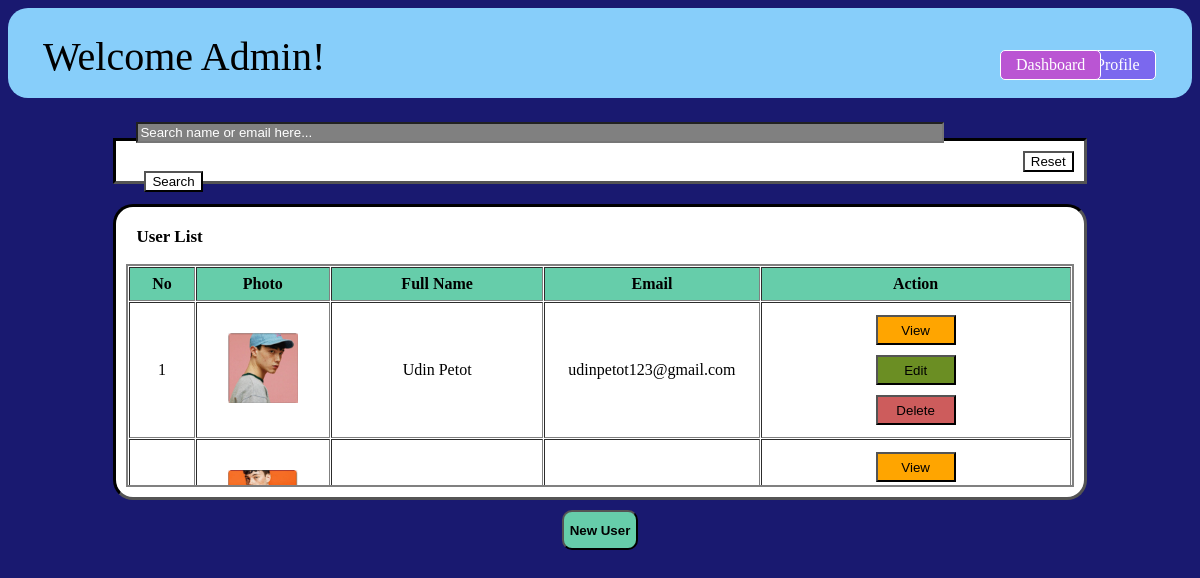
/home.php (signed in), run on the app's committed database.
### tables this page shows
CREATE TABLE `users` (
  `id` varchar(10) NOT NULL,
  `Photo` varchar(255) NOT NULL,
  `first_name` varchar(50) NOT NULL,
  `last_name` varchar(50) NOT NULL,
  `email` varchar(100) NOT NULL,
  `password` char(100) NOT NULL,
  `bio` text NOT NULL,
  `role` varchar(10) NOT NULL
);

### database/database.php (called while the page is built, shortened)
<?php
function connectToDB(){
    $db_server = "localhost";
    $db_user = "root";
    $db_pass = "";
    $db_name = "attendancedb";
    $db_SourceName = "mysql:host=" . $db_server . ";dbname=" . $db_name;
    try{
        $conn = new PDO($db_SourceName, $db_user, $db_pass);
        return $conn;
    }
    catch(PDOException $e) {
        echo "Can't connect to database!<br>";
    }
}
function getData(){
    $conn = connectToDB();
    $stmt = $conn->prepare("SELECT * FROM users");
    $stmt->execute();
    $result = $stmt->fetchAll(PDO::FETCH_ASSOC);
    return $result;
}
?>

### home.php (the view, shortened to what this page needs)
<?php
include("database/database.php");
if(isset($_POST["search"])){
    if(!empty($_POST["dataSearch"])){
        $data = [];
        $spacePosition = strpos($_POST["dataSearch"], ' ');
        if($spacePosition !== false){
            $data["first_name"] = substr($_POST["dataSearch"], 0, $spacePosition);
            $data["last_name"] =  substr($_POST["dataSearch"], $spacePosition + 1);
        }
        else{
            $data["first_name"] = $_POST["dataSearch"];
            $data["last_name"] = '';
        }
        if($data["last_name"] == ''){
            $dataArray = getSelectedData($data);
        }
        else{
            $dataArray = getSelectedData2($data);
        }
    }
}
else{
    $dataArray = getData();
}
?>
<!DOCTYPE html>
<html lang="en">
<head>
</head>
<body>
    <div class="content-box">
        <nav>
            <p class="welcome-text">Welcome
            <?php
            echo $_SESSION["first_name"];
            ?>!</p>
            <a href="profile.php" class="button">Profile</a>
            <a href="home.php" class="button2">Dashboard</a>
        </nav>
        <div class="content-body">
            <div class="search-bar">
                <form action="home.php" method="post">
                    <input type="text" name="dataSearch" class="searchInput" placeholder="Search name or email here..." required></input>
                    <input type="submit" name="search" value="Search" class="searchBut"></input>
                </form>
                <form action="home.php" method="post">
                    <input type="submit" name="reset" value="Reset" class="resetBut"></input>
                </form>
            </div>
            <div class="attendList">
                <p class="user-list"><b>User List</b></p>
                <table border=2 cellspacing=1 cellpadding=7 class="user-table">
                    <tr>
                        <th class="th-top">No</th>
                        <th class="th-top">Photo</th>
                        <th class="th-top">Full Name</th>
                        <th class="th-top">Email</th>
                        <th class="th-top">Action</th>
                    </tr>
                    <?php
                    $no = 1;
                    foreach ($dataArray as $row) {
                    if($row["role"] != "Admin"){
                    echo "<tr>";
                    echo "<td class=\"id-cell\">" . $no . "</td>";
                    echo "<td class=\"photo-cell\">" . "<img class=\"image\" src=\"img/" . $row["Photo"] . "\" alt=\"Can't load...\">" . "</td>";
                    echo "<td class=\"name-cell\">" . $row["first_name"] . " " . $row["last_name"] . "</td>";
                    echo "<td class=\"email-cell\">" . $row["email"] . "</td>";
                    echo "<td class=\"action-cell\">"
                    . "<form action=\"detail.php\" method=\"post\">"
                    . "<button type=\"submit\" class=\"view\" name=\"view\" value=\"" . $row["id"] . "\">" . "<input type=\"hidden\" name=\"id\" value=\"" . $row["id"] . "\">View</button></form>"
                    . "<form action=\"update.php\" method=\"post\">"
                    . "<button type=\"submit\" class=\"edit\" name=\"edit\" value=\"" . $row["id"] . "\">" . "<input type=\"hidden\" name=\"id\" value=\"" . $row["id"] . "\">Edit</button></form>"
                    . "<form action=\"home.php\" method=\"post\" onsubmit=\"return confirmDelete()\">"
                    . "<button type=\"submit\" class=\"delete\" name=\"delete\" value=\"" . $row["id"] . "\">" . "<input type=\"hidden\" name=\"id\" value=\"" . $row["id"] . "\">Delete</button>" . "</form></td>";
                    echo "</tr>";
                    $no += 1;
                    }
                    }
                    ?>
                </table>
            </div>
            <div class="create">
                <form method="get" action="create.php">
                    <input type=submit class="createButton" name="create" value="New User"></input>
                </form>
            </div>
        </div>
    </div>
</body>
</html>

### home.php (style rules this page uses)
.button { display: flex; position: absolute; left: 90%; bottom: 90%; justify-content: right; padding: 5px 15px; text-decoration: none; background-color: mediumslateblue; color: white; border: 1px solid white; border-radius: 5px; cursor: pointer; }
nav { display: flex; background-color: lightskyblue; border-color: black; border-radius: 20px; height: 50px; padding: 20px 30px; font-family: 'Catamaran', serif; }
.welcome-text { margin: 5px 10px 10px 5px; color: black; font-family: 'Catamaran', serif; font-size: 40px; }
.search-bar { background-color: white; font-family: 'Catamaran', serif; display: flex; width: 80%; height: 20px; margin: 10px; margin-top: 40px; padding: 10px 10px; align-items: center; border-color: black; border-style: inset; }
.content-body { display: flex; flex-direction: column; align-items: center; justify-content: center; }
.attendList { background-color: white; display: flex; flex-direction: column; width: 80%; height: 270px; margin: 10px; margin-top: 10px; padding: 10px 10px; border-color: black; border-style: inset; border-radius: 20px; }
body { background-color: midnightblue; }
.user-list { margin-left: 10px; margin-top: 10px; font-size: 17px; }
.th-top { background-color: mediumaquamarine; }
.user-table { overflow: auto; display: flex; justify-content: center; border-style: solid; font-family: 'Catamaran', serif; }
.image { height: 70px; width: 70px; }
.id-cell { width: 50px; font-family: 'Catamaran', serif; }
.photo-cell { width: 120px; font-family: 'Catamaran', serif; }
.name-cell { width: 200px; font-family: 'Catamaran', serif; }
.email-cell { width: 200px; font-family: 'Catamaran', serif; }
.action-cell { width: 300px; font-family: 'Catamaran', serif; }
td { text-align: center; vertical-align: middle; font-family: 'Catamaran', serif; }
button { width: 80px; height: 30px; margin: 5px; }
.view { background-color: orange; border-style: outset; border-color: black; }
.edit { background-color: olivedrab; border-style: outset; border-color: black; }
.delete { background-color: indianred; border-style: outset; border-color: black; }
.createButton { background-color: mediumaquamarine; height: 40px; border-radius: 10px; color: black; font-weight: bold; }
.button2 { display: flex; position: absolute; left: 1000px; bottom: 90%; justify-content: right; padding: 5px 15px; text-decoration: none; background-color: mediumorchid; color: white; border: 1px solid white; border-radius: 5px; cursor: pointer; }
.searchInput { background-color: gray; width: 800px; margin: 10px; }
.searchInput::placeholder { color: white; }
.searchBut { background-color: white; margin: 18px; }
.resetBut { background-color: white; }

### data on the page
users: Photo (picture), first_name "Udin", last_name "Petot", email "udinpetot123@gmail.com"
users: Photo (picture)

### other printed values
$_SESSION["first_name"] "Admin"
